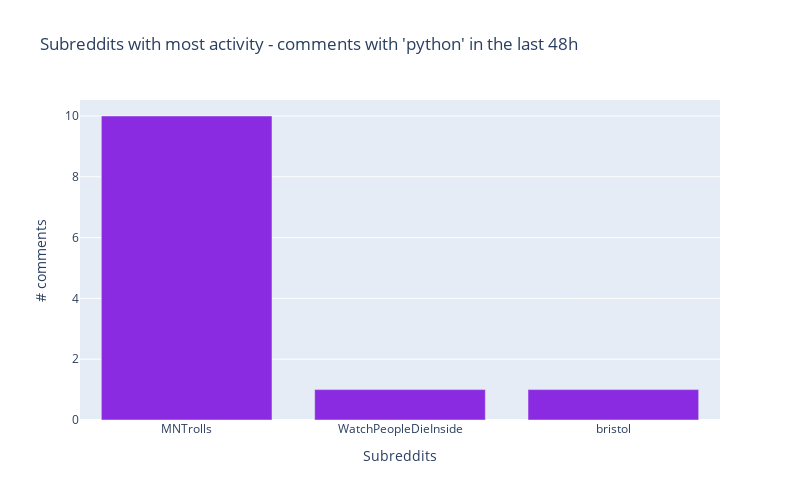

The notebook cell saved with this chart:
### Code cell
import plotly.express as px

px.bar(df,              # our dataframe
       x="key",         # x will be the 'key' column of the dataframe
       y="doc_count",   # y will be the 'doc_count' column of the dataframe
       title=f"Subreddits with most activity - comments with 'python' in the last 48h",
       labels={"doc_count": "# comments","key": "Subreddits"}, # the axis names
       color_discrete_sequence=["blueviolet"], # the colors used
       height=500,
       width=800)

### Figure 1 — Plotly figure (JSON) as saved in the notebook; plotly's stock layout.template omitted (floating-point values rounded to 4 significant figures)
{"data": [{"alignmentgroup": "True", "hovertemplate": "Subreddits=%{x}<br># comments=%{y}<extra></extra>", "legendgroup": "", "marker": {"color": "blueviolet"}, "name": "", "offsetgroup": "", "orientation": "v", "showlegend": false, "textposition": "auto", "type": "bar", "x": ["MNTrolls", "WatchPeopleDieInside", "bristol"], "xaxis": "x", "y": [10, 1, 1], "yaxis": "y"}], "layout": {"barmode": "relative", "height": 500, "legend": {"tracegroupgap": 0}, "title": {"text": "Subreddits with most activity - comments with 'python' in the last 48h"}, "width": 800, "xaxis": {"anchor": "y", "domain": [0, 1], "title": {"text": "Subreddits"}}, "yaxis": {"anchor": "x", "domain": [0, 1], "title": {"text": "# comments"}}}}
